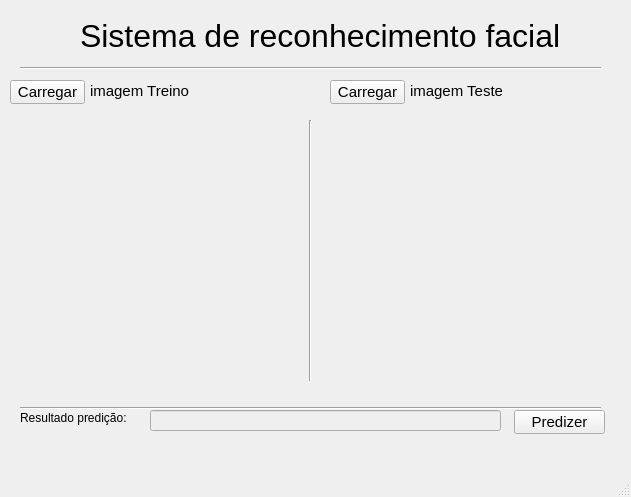
<?xml version="1.0" encoding="UTF-8"?>
<ui version="4.0">
 <class>MainWindow</class>
 <widget class="QMainWindow" name="MainWindow">
  <property name="geometry">
   <rect>
    <x>0</x>
    <y>0</y>
    <width>631</width>
    <height>497</height>
   </rect>
  </property>
  <property name="windowTitle">
   <string>MainWindow</string>
  </property>
  <widget class="QWidget" name="centralwidget">
   <widget class="QLabel" name="lb_imagemTreino">
    <property name="geometry">
     <rect>
      <x>10</x>
      <y>110</y>
      <width>281</width>
      <height>281</height>
     </rect>
    </property>
    <property name="toolTip">
     <string>&lt;html&gt;&lt;head/&gt;&lt;body&gt;&lt;p&gt;&lt;br/&gt;&lt;/p&gt;&lt;/body&gt;&lt;/html&gt;</string>
    </property>
    <property name="styleSheet">
     <string notr="true">image: url(:/semImagem/Imagens/semImagem.png)</string>
    </property>
    <property name="text">
     <string/>
    </property>
   </widget>
   <widget class="QLabel" name="lb_imagemTeste">
    <property name="geometry">
     <rect>
      <x>330</x>
      <y>110</y>
      <width>281</width>
      <height>281</height>
     </rect>
    </property>
    <property name="toolTip">
     <string>&lt;html&gt;&lt;head/&gt;&lt;body&gt;&lt;p&gt;&lt;br/&gt;&lt;/p&gt;&lt;/body&gt;&lt;/html&gt;</string>
    </property>
    <property name="styleSheet">
     <string notr="true">image: url(:/semImagem/Imagens/semImagem.png)</string>
    </property>
    <property name="text">
     <string/>
    </property>
   </widget>
   <widget class="QLabel" name="lb_titulo">
    <property name="geometry">
     <rect>
      <x>80</x>
      <y>15</y>
      <width>491</width>
      <height>41</height>
     </rect>
    </property>
    <property name="font">
     <font>
      <pointsize>24</pointsize>
     </font>
    </property>
    <property name="text">
     <string>Sistema de reconhecimento facial</string>
    </property>
   </widget>
   <widget class="Line" name="line">
    <property name="geometry">
     <rect>
      <x>20</x>
      <y>60</y>
      <width>581</width>
      <height>16</height>
     </rect>
    </property>
    <property name="orientation">
     <enum>Qt::Horizontal</enum>
    </property>
   </widget>
   <widget class="Line" name="line_2">
    <property name="geometry">
     <rect>
      <x>300</x>
      <y>120</y>
      <width>20</width>
      <height>261</height>
     </rect>
    </property>
    <property name="orientation">
     <enum>Qt::Vertical</enum>
    </property>
   </widget>
   <widget class="QPushButton" name="bt_imagemTreino">
    <property name="geometry">
     <rect>
      <x>10</x>
      <y>80</y>
      <width>75</width>
      <height>24</height>
     </rect>
    </property>
    <property name="font">
     <font>
      <pointsize>11</pointsize>
     </font>
    </property>
    <property name="text">
     <string>Carregar</string>
    </property>
   </widget>
   <widget class="QLabel" name="lb_tituloTreino">
    <property name="geometry">
     <rect>
      <x>90</x>
      <y>80</y>
      <width>101</width>
      <height>21</height>
     </rect>
    </property>
    <property name="font">
     <font>
      <pointsize>11</pointsize>
     </font>
    </property>
    <property name="text">
     <string>imagem Treino</string>
    </property>
   </widget>
   <widget class="QLabel" name="lb_tituloTeste">
    <property name="geometry">
     <rect>
      <x>410</x>
      <y>80</y>
      <width>101</width>
      <height>21</height>
     </rect>
    </property>
    <property name="font">
     <font>
      <pointsize>11</pointsize>
     </font>
    </property>
    <property name="text">
     <string>imagem Teste</string>
    </property>
   </widget>
   <widget class="QPushButton" name="bt_imagemTeste">
    <property name="geometry">
     <rect>
      <x>330</x>
      <y>80</y>
      <width>75</width>
      <height>24</height>
     </rect>
    </property>
    <property name="font">
     <font>
      <pointsize>11</pointsize>
     </font>
    </property>
    <property name="text">
     <string>Carregar</string>
    </property>
   </widget>
   <widget class="Line" name="line_3">
    <property name="geometry">
     <rect>
      <x>20</x>
      <y>400</y>
      <width>581</width>
      <height>16</height>
     </rect>
    </property>
    <property name="orientation">
     <enum>Qt::Horizontal</enum>
    </property>
   </widget>
   <widget class="QPushButton" name="bt_predizer">
    <property name="geometry">
     <rect>
      <x>514</x>
      <y>410</y>
      <width>91</width>
      <height>24</height>
     </rect>
    </property>
    <property name="font">
     <font>
      <pointsize>11</pointsize>
     </font>
    </property>
    <property name="text">
     <string>Predizer</string>
    </property>
   </widget>
   <widget class="QLineEdit" name="txt_predicao">
    <property name="enabled">
     <bool>false</bool>
    </property>
    <property name="geometry">
     <rect>
      <x>150</x>
      <y>410</y>
      <width>351</width>
      <height>21</height>
     </rect>
    </property>
   </widget>
   <widget class="QLabel" name="lb_resultadoPredicao">
    <property name="geometry">
     <rect>
      <x>20</x>
      <y>410</y>
      <width>121</width>
      <height>16</height>
     </rect>
    </property>
    <property name="text">
     <string>Resultado predição:</string>
    </property>
   </widget>
  </widget>
  <widget class="QMenuBar" name="menubar">
   <property name="geometry">
    <rect>
     <x>0</x>
     <y>0</y>
     <width>631</width>
     <height>22</height>
    </rect>
   </property>
  </widget>
  <widget class="QStatusBar" name="statusbar"/>
 </widget>
 <resources>
  <include location="semImagem.qrc"/>
  <include location="lebron1.qrc"/>
  <include location="lebron2.qrc"/>
  <include location="anthony.qrc"/>
 </resources>
 <connections/>
</ui>
